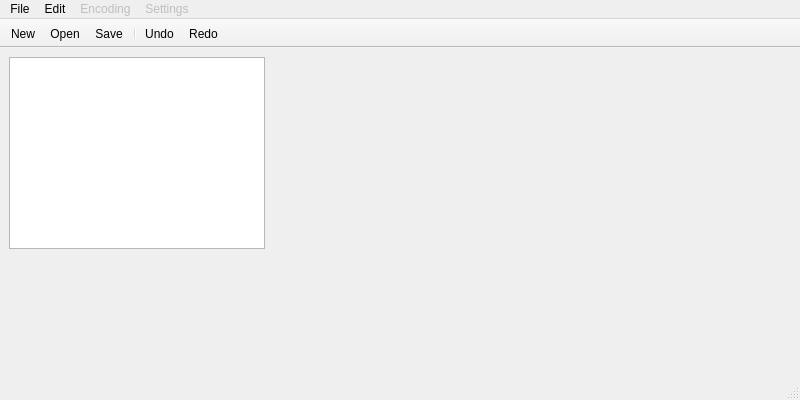
<?xml version="1.0" encoding="UTF-8"?>
<ui version="4.0">
 <class>MainWindow</class>
 <widget class="QMainWindow" name="MainWindow">
  <property name="geometry">
   <rect>
    <x>0</x>
    <y>0</y>
    <width>800</width>
    <height>400</height>
   </rect>
  </property>
  <property name="windowTitle">
   <string>rorEditor</string>
  </property>
  <property name="locale">
   <locale language="English" country="UnitedStates"/>
  </property>
  <widget class="QWidget" name="centralWidget">
   <widget class="QPlainTextEdit" name="plainTextEdit">
    <property name="geometry">
     <rect>
      <x>9</x>
      <y>9</y>
      <width>256</width>
      <height>192</height>
     </rect>
    </property>
   </widget>
  </widget>
  <widget class="QMenuBar" name="menuBar">
   <property name="geometry">
    <rect>
     <x>0</x>
     <y>0</y>
     <width>800</width>
     <height>21</height>
    </rect>
   </property>
   <widget class="QMenu" name="menuFile">
    <property name="title">
     <string>File</string>
    </property>
    <addaction name="actionNew"/>
    <addaction name="actionOpen"/>
    <addaction name="actionSave"/>
    <addaction name="actionSave_as"/>
    <addaction name="actionClose"/>
    <addaction name="separator"/>
    <addaction name="actionExit"/>
   </widget>
   <widget class="QMenu" name="menuEdit">
    <property name="title">
     <string>Edit</string>
    </property>
    <addaction name="actionUndo"/>
    <addaction name="actionRedo"/>
    <addaction name="separator"/>
    <addaction name="actionCut"/>
    <addaction name="actionCopy"/>
    <addaction name="actionPaste"/>
    <addaction name="actionDelete"/>
    <addaction name="actionSelect_all"/>
   </widget>
   <widget class="QMenu" name="menuEncoding">
    <property name="enabled">
     <bool>false</bool>
    </property>
    <property name="title">
     <string>Encoding</string>
    </property>
   </widget>
   <widget class="QMenu" name="menuSettings">
    <property name="enabled">
     <bool>false</bool>
    </property>
    <property name="title">
     <string>Settings</string>
    </property>
    <addaction name="actionPrefereces"/>
   </widget>
   <addaction name="menuFile"/>
   <addaction name="menuEdit"/>
   <addaction name="menuEncoding"/>
   <addaction name="menuSettings"/>
  </widget>
  <widget class="QToolBar" name="mainToolBar">
   <property name="movable">
    <bool>false</bool>
   </property>
   <property name="toolButtonStyle">
    <enum>Qt::ToolButtonIconOnly</enum>
   </property>
   <property name="floatable">
    <bool>true</bool>
   </property>
   <attribute name="toolBarArea">
    <enum>TopToolBarArea</enum>
   </attribute>
   <attribute name="toolBarBreak">
    <bool>false</bool>
   </attribute>
   <addaction name="actionNew"/>
   <addaction name="actionOpen"/>
   <addaction name="actionSave"/>
   <addaction name="separator"/>
   <addaction name="actionUndo"/>
   <addaction name="actionRedo"/>
  </widget>
  <widget class="QStatusBar" name="statusBar"/>
  <action name="actionNew">
   <property name="text">
    <string>New</string>
   </property>
   <property name="toolTip">
    <string>Create new file</string>
   </property>
   <property name="shortcut">
    <string>Ctrl+N</string>
   </property>
  </action>
  <action name="actionOpen">
   <property name="text">
    <string>Open</string>
   </property>
   <property name="toolTip">
    <string>Open file</string>
   </property>
   <property name="shortcut">
    <string>Ctrl+O</string>
   </property>
  </action>
  <action name="actionSave">
   <property name="text">
    <string>Save</string>
   </property>
   <property name="toolTip">
    <string>Save file</string>
   </property>
   <property name="shortcut">
    <string>Ctrl+S</string>
   </property>
  </action>
  <action name="actionSave_as">
   <property name="text">
    <string>Save as...</string>
   </property>
   <property name="toolTip">
    <string>Save file as</string>
   </property>
   <property name="shortcut">
    <string>Ctrl+Alt+S</string>
   </property>
  </action>
  <action name="actionUndo">
   <property name="text">
    <string>Undo</string>
   </property>
   <property name="shortcut">
    <string>Ctrl+Z</string>
   </property>
  </action>
  <action name="actionRedo">
   <property name="text">
    <string>Redo</string>
   </property>
   <property name="shortcut">
    <string>Ctrl+Shift+Z</string>
   </property>
  </action>
  <action name="actionClose">
   <property name="text">
    <string>Close</string>
   </property>
   <property name="toolTip">
    <string>Close file</string>
   </property>
   <property name="shortcut">
    <string>Ctrl+W</string>
   </property>
  </action>
  <action name="actionExit">
   <property name="text">
    <string>Exit</string>
   </property>
   <property name="toolTip">
    <string>Exit program</string>
   </property>
  </action>
  <action name="actionPrefereces">
   <property name="text">
    <string>Preferences...</string>
   </property>
  </action>
  <action name="actionCopy">
   <property name="text">
    <string>Copy</string>
   </property>
   <property name="shortcut">
    <string>Ctrl+C</string>
   </property>
  </action>
  <action name="actionCut">
   <property name="text">
    <string>Cut</string>
   </property>
   <property name="shortcut">
    <string>Ctrl+X</string>
   </property>
  </action>
  <action name="actionPaste">
   <property name="text">
    <string>Paste</string>
   </property>
   <property name="shortcut">
    <string>Ctrl+V</string>
   </property>
  </action>
  <action name="actionDelete">
   <property name="text">
    <string>Delete</string>
   </property>
   <property name="shortcut">
    <string>Del</string>
   </property>
  </action>
  <action name="actionSelect_all">
   <property name="text">
    <string>Select all</string>
   </property>
   <property name="shortcut">
    <string>Ctrl+A</string>
   </property>
  </action>
 </widget>
 <layoutdefault spacing="6" margin="11"/>
 <resources/>
 <connections/>
</ui>
